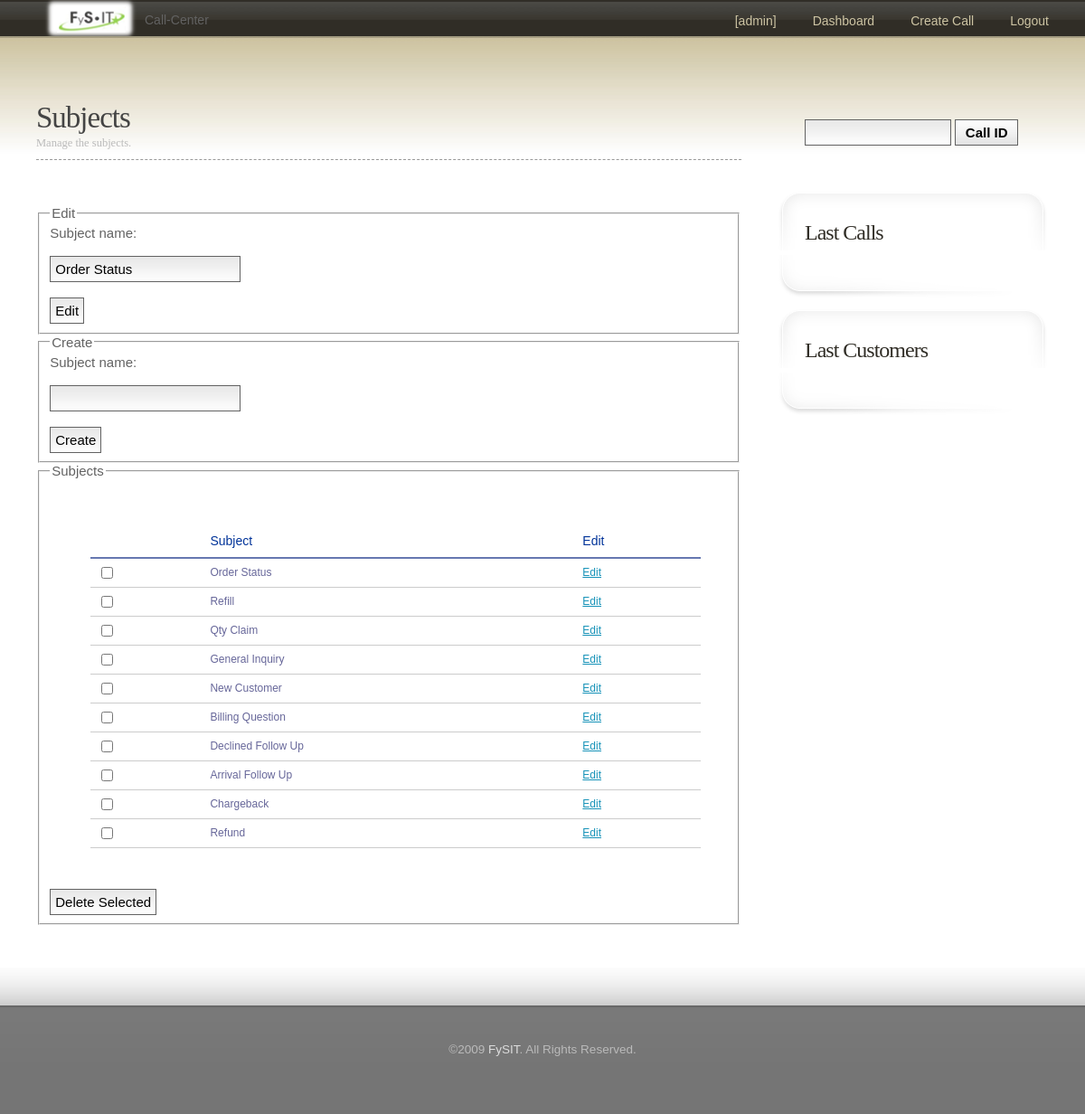
Page /subjects.php?edit=1 (signed in) on the committed database.
### tables this page shows
CREATE TABLE IF NOT EXISTS `subjects` (
  `id` int(10) NOT NULL AUTO_INCREMENT,
  `subject` varchar(255) NOT NULL,
  PRIMARY KEY (`id`)
);

### inc/classes/call.php (called while the page is built, shortened)
<?php
class call extends debug
{
	function lastCalls()
	{
		global $db;
		require_once('inc/classes/subject.php');
		$subject = new subject;
	}
}
?>

### inc/classes/db.php (called while the page is built, shortened)
<?php
class db extends debug
{
	public $db, $link, $num_queries, $ok, $num_rows;
	public $prefix;
	function addPrefix($table)
	{
		$final = $this->prefix.$table;
		return $final;
	}
	function __construct($server, $user, $password, $database)
	{
		$this->db['server'] = $server;
		$this->db['user'] =	$user;
		$this->db['password'] = $password;
		$this->link = @mysql_connect($this->db['server'], $this->db['user'], $this->db['password']);
	}
	function query($query, $debug = false, $no_errors = false)
	{
		if ($this->link) {
			@$result = mysql_query($query);
			if (($result) || ($no_errors)) {
				return $result;
			} else {
				$this->addToLog(mysql_error());
			}
		} else {
			$this->addToLog(mysql_error());
		}
	}
	function newRow($query)
	{
		if ($query)
			return mysql_fetch_assoc($query);
	}
	function _real_escape($string)
	{
		if ($this->link)
			return mysql_real_escape_string($string, $this->link);
		else
			return addslashes($string);
	}
	function escape($data)
	{
		if (is_array($data)) {
			foreach ((array)$data as $k => $v) {
				if (is_array($v))
					$data[$k] = $this->_escape($v);
				else
					$data[$k] = $this->_real_escape($v);
			}
		} else {
			$data = $this->_real_escape($data);
		}
		return $data;
	}
}
?>

### inc/config.php (called while the page is built, shortened)
<?php
$db = new db('server', 'user', 'password', 'table');
$db->setLogBuffer(false);
$db->prefix = '';
?>

### inc/tables.php (called while the page is built)
<?php
$db->table = array('users' => $db->addPrefix('users'),
					 'customers' => $db->addPrefix('customers'),
					 'calls' => $db->addPrefix('calls'),
					 'webs' => $db->addPrefix('webs'),
					 'subjects' => $db->addPrefix('subjects'),
					 'options' => $db->addPrefix('options')
			 );
?>

### inc/classes/subject.php (the view, shortened to what this page needs)
<?php
class subject extends debug
{
	function show()
	{
		global $db;
		$query = $db->query("SELECT * FROM {$db->table['subjects']}");
		while($row = $db->newRow($query)) {
			echo('
								<tr>
									<td><input type="checkbox" name="delete[]" value="'.$row['id'].'"/></td>
									<td>'.$row['subject'].'</td>
									<td><a href="?edit='.$row['id'].'">Edit</a></td>
								</tr>
			');
		}
	}
	function idToName($id)
	{
		global $db;
		$id = (int) $db->escape($id);
		$query = $db->query("SELECT * FROM {$db->table['subjects']} WHERE `id` = '$id'");
		while($row = $db->newRow($query)) {
			return $row['subject'];
		}
	}
}
?>

### subjects.php (shortened to what this page needs)
<?php
require_once('inc/top.php');
require_once('inc/classes/subject.php');
include_once('themes/'.THEME.'/header.php');
?>
			<div class="title">
				<h2>Subjects</h2>
				<p><small>Manage the subjects.</small></p>
			</div>
			<div class="entry">
				<?php if (isset($_GET['edit'])) { ?>
				<fieldset>
					<legend>Edit</legend>
					<form action="subjects.php" method="post">
						<label for="edit">Subject name:</label><br><br>
						<input type="text" id="edit" name="edit" value="<?php echo($subject->idToName($_GET['edit'])); ?>"/><br><br>
						<input type="submit" value="Edit"/>
					</form>
				</fieldset>
				<?php } ?>
				<fieldset>
					<legend>Create</legend>
					<form action="subjects.php" method="post">
						<label for="subject">Subject name:</label><br><br>
						<input type="text" id="subject" name="subject" /><br><br>
						<input type="submit" value="Create"/>
					</form>
				</fieldset>
				<fieldset>
					<legend>Subjects</legend>
					<form action="subjects.php" method="post">
					<table id="table-1" summary="tables">
						<thead>
							<tr>
								<th scope="col"></th>
								<th scope="col">Subject</th>
								<th scope="col">Edit</th>
							</tr>
						</thead>
						<tbody>
						<?php $subject->show(); ?>
						</tbody>
					</table>
					<input type="submit" value="Delete Selected"/>
					</form>
				</fieldset>
			</div>
<?php
include_once('themes/'.THEME.'/footer.php');
?>

### themes/default/css/default.css (style rules this page uses)
body { margin: 0; padding: 0; background: #FFFFFF url(images/img01.jpg) repeat-x; text-align: justify; font: 15px Arial, Helvetica, sans-serif; color: #626262; }
form { margin: 0; padding: 0; }
input, textarea { padding: 5px; background: #FEFEFE url(images/img13.gif) repeat-x; border: 1px solid #626262; font: normal 1em Arial, Helvetica, sans-serif; }
h1, h1 a, h2, h2 a, h3, h3 a { margin: 0; text-decoration: none; font-family: Tahoma, Georgia, "Times New Roman", Times, serif; font-weight: normal; color: #444444; }
h2 { letter-spacing: -1px; font-size: 2em; }
p, ol, ul { margin-bottom: 2em; line-height: 200%; }
a { color: #1692B8; }
.post .title { border-bottom: 1px #999999 dashed; font-family: Tahoma, Georgia, "Times New Roman", Times, serif; }
.post .title h2 { padding: 30px 30px 0 0px; font-weight: normal; font-size: 2.2em; }
.post .title p { margin: 0; padding: 0 0 10px 0px; line-height: normal; color: #BABABA; }
.post .entry { padding: 20px 0px 20px 0px; }
#table-1 { font-family: "Lucida Sans Unicode", "Lucida Grande", Sans-Serif; font-size: 12px; background: #fff; margin: 45px; width: 90%; border-collapse: collapse; text-align: left; }
#table-1 th { font-size: 14px; font-weight: normal; color: #039; padding: 10px 8px; border-bottom: 2px solid #6678b1; }
#table-1 td { border-bottom: 1px solid #ccc; color: #669; padding: 6px 8px; }

### rows in the picture
subjects: edit "Order Status", subject "Order Status"
subjects: subject "Refill"
subjects: subject "Qty Claim"
subjects: subject "General Inquiry"
subjects: subject "New Customer"
subjects: subject "Billing Question"
subjects: subject "Declined Follow Up"
subjects: subject "Arrival Follow Up"
subjects: subject "Chargeback"
subjects: subject "Refund"

### other values in the picture
$_SESSION['users']['user'] "admin"
